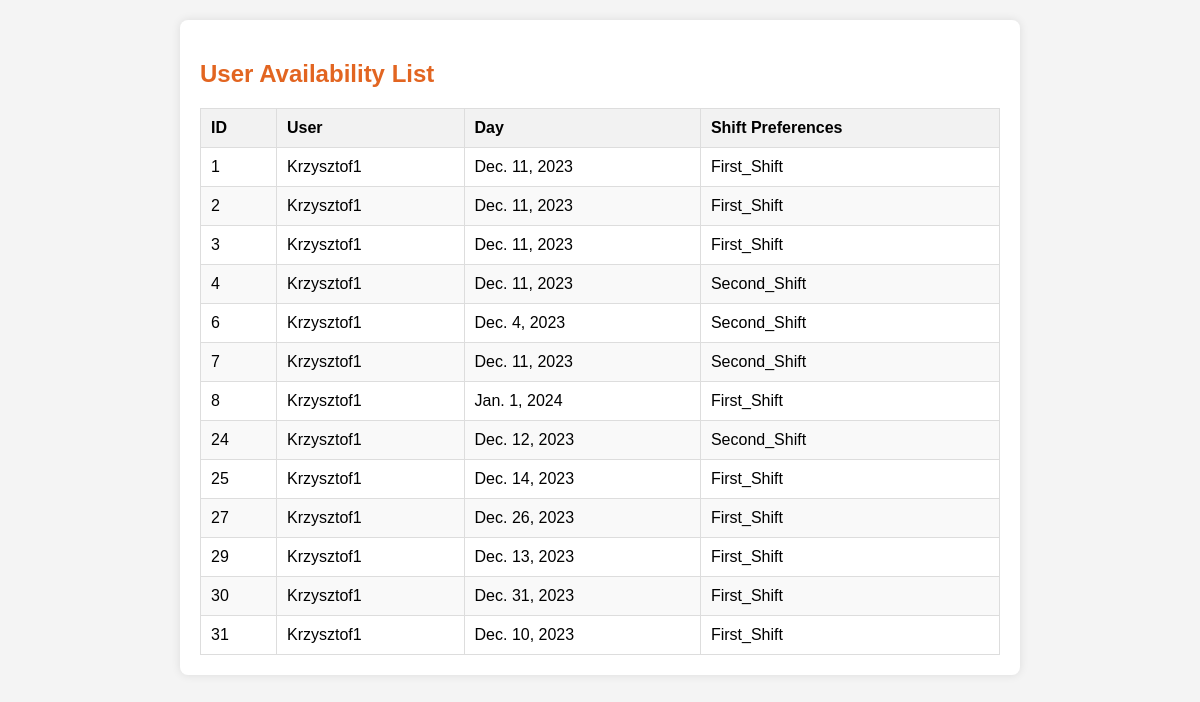
The page /availability_list (signed in) on the database its author committed.
### viewer/models.py (models this page shows, shortened)
class UserAvailability(models.Model):
    objects = None
    user_availability_id = models.AutoField(primary_key=True)
    user_id = models.ForeignKey(User, on_delete=models.CASCADE)  # Upewnij się, że to pole istnieje
    day = models.DateField(blank=True)
    shift_preferences = models.CharField(max_length=20, choices=SHIFT_CHOICES)

### viewer/views.py (the view)
# urls.py: path('availability_list', views.availability_list, name='availability_list'),
def availability_list(request):
    if request.user.is_staff:
        user_availabilities = UserAvailability.objects.all()
    else:
        user_availabilities = UserAvailability.objects.filter(user_id=request.user)
    context = {
        'user_availabilities': user_availabilities,
    }
    return render(request, 'schedule/availability_list.html', context)

### viewer/templates/schedule/availability_list.html (shortened to what this page needs)
<!DOCTYPE html>
<html lang="en">
<head>
</head>
<body>
<div class="container">
    <h2>User Availability List</h2>
    {% if user_availabilities %}
        <table class="availability-table">
            <thead>
                <tr>
                    <th onclick="sortTable(0)">ID</th>
                    <th onclick="sortTable(1)">User</th>
                    <th onclick="sortTable(2)">Day</th>
                    <th onclick="sortTable(3)">Shift Preferences</th>
                </tr>
            </thead>
            <tbody>
                {% for availability in user_availabilities %}
                    <tr>
                        <td>{{ availability.user_availability_id }}</td>
                        <td>{{ availability.user_id.username }}</td>
                        <td>{{ availability.day }}</td>
                        <td>{{ availability.shift_preferences }}</td>
                    </tr>
                {% endfor %}
            </tbody>
        </table>
    {% else %}
        <p>No availabilities found.</p>
    {% endif %}
</div>
</body>
</html>

### viewer/templates/schedule/availability_list.html (style rules this page uses)
body { font-family: Arial, sans-serif; background-color: #f4f4f4; margin: 0; padding: 0; }
.container { max-width: 800px; margin: 20px auto; background-color: #fff; padding: 20px; box-shadow: 0 0 10px rgba(0, 0, 0, 0.1); border-radius: 8px; }
h2 { color: rgba(224, 91, 19, 0.94); }
.availability-table { width: 100%; border-collapse: collapse; margin-top: 20px; }
.availability-table th, .availability-table td { border: 1px solid #ddd; padding: 10px; text-align: left; cursor: pointer; }
.availability-table th { background-color: #f2f2f2; }
.availability-table tbody tr:nth-child(even) { background-color: #f9f9f9; }

### rows shown on the page
UserAvailability: user_availability_id "1", user_id.username "Krzysztof1", day "Dec. 11, 2023", shift_preferences "First_Shift"
UserAvailability: user_availability_id "2", user_id.username "Krzysztof1", day "Dec. 11, 2023", shift_preferences "First_Shift"
UserAvailability: user_availability_id "3", user_id.username "Krzysztof1", day "Dec. 11, 2023", shift_preferences "First_Shift"
UserAvailability: user_availability_id "4", user_id.username "Krzysztof1", day "Dec. 11, 2023", shift_preferences "Second_Shift"
UserAvailability: user_availability_id "6", user_id.username "Krzysztof1", day "Dec. 4, 2023", shift_preferences "Second_Shift"
UserAvailability: user_availability_id "7", user_id.username "Krzysztof1", day "Dec. 11, 2023", shift_preferences "Second_Shift"
UserAvailability: user_availability_id "8", user_id.username "Krzysztof1", day "Jan. 1, 2024", shift_preferences "First_Shift"
UserAvailability: user_availability_id "24", user_id.username "Krzysztof1", day "Dec. 12, 2023", shift_preferences "Second_Shift"
UserAvailability: user_availability_id "25", user_id.username "Krzysztof1", day "Dec. 14, 2023", shift_preferences "First_Shift"
UserAvailability: user_availability_id "27", user_id.username "Krzysztof1", day "Dec. 26, 2023", shift_preferences "First_Shift"
UserAvailability: user_availability_id "29", user_id.username "Krzysztof1", day "Dec. 13, 2023", shift_preferences "First_Shift"
UserAvailability: user_availability_id "30", user_id.username "Krzysztof1", day "Dec. 31, 2023", shift_preferences "First_Shift"
UserAvailability: user_availability_id "31", user_id.username "Krzysztof1", day "Dec. 10, 2023", shift_preferences "First_Shift"
